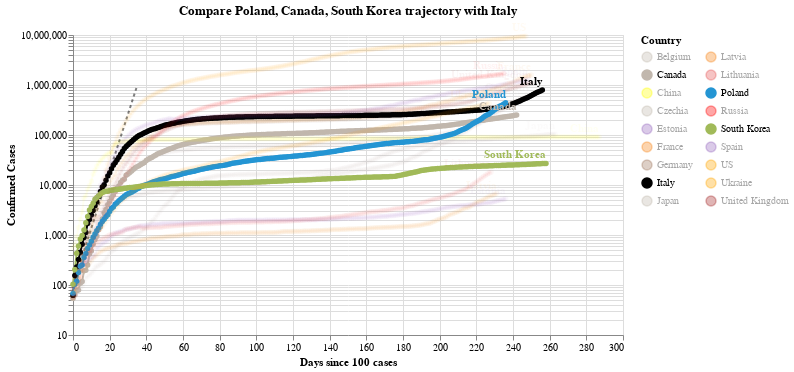

Write notebook code for a chart like this one.
### Code cell
#hide_input
chart3 = make_since_chart(dff2, ['Poland', 'Canada', 'South Korea'], baseline_countries)
chart3

### Figure 1 — Vega-Lite specification as saved in the notebook (floating-point values rounded to 4 significant figures; data arrays with more than 128 entries replaced by an {"elided": "..."} marker saying what was removed)
{"config": {"view": {"continuousWidth": 400, "continuousHeight": 300}}, "layer": [{"data": {"name": "data-628230001892d6798b50651be41d1b3e"}, "mark": {"type": "line", "color": "black", "opacity": 0.5, "strokeDash": [3, 3]}, "encoding": {"x": {"type": "quantitative", "field": "Days since 100 cases"}, "y": {"type": "quantitative", "field": "Confirmed Cases"}}}, {"data": {"name": "data-26b77d6ebbfeb12e05f1ee7c1dc67ef4"}, "mark": {"type": "line", "point": true}, "encoding": {"color": {"type": "nominal", "field": "Country", "legend": {"columns": 2}, "scale": {"domain": ["Belgium", "Canada", "China", "Czechia", "Estonia", "France", "Germany", "Italy", "Japan", "Latvia", "Lithuania", "Poland", "Russia", "South Korea", "Spain", "US", "Ukraine", "United Kingdom"], "range": ["#C1B7AD", "#C1B7AD", "yellow", "#C1B7AD", "#9467bd", "#F58518", "#9D755D", "black", "#C1B7AD", "#F58518", "#E45756", "#2495D3", "red", "#A1BA59", "#9467bd", "orange", "orange", "brown"]}}, "opacity": {"condition": {"value": 1, "selection": "selector001"}, "value": 0.05}, "tooltip": [{"type": "nominal", "field": "Country"}, {"type": "temporal", "field": "Date"}, {"type": "quantitative", "field": "Confirmed Cases"}, {"type": "quantitative", "field": "Days since 100 cases"}], "x": {"type": "quantitative", "field": "Days since 100 cases"}, "y": {"type": "quantitative", "field": "Confirmed Cases", "scale": {"type": "log"}}}, "selection": {"selector001": {"type": "multi", "fields": ["Country"], "bind": "legend", "init": [{"Country": "Poland"}, {"Country": "Canada"}, {"Country": "South Korea"}, {"Country": "Italy"}]}}, "width": 550}, {"data": {"name": "data-26b77d6ebbfeb12e05f1ee7c1dc67ef4"}, "mark": {"type": "text", "align": "right", "dy": -8, "fontWeight": "bold"}, "encoding": {"color": {"type": "nominal", "field": "Country", "legend": {"columns": 2}, "scale": {"domain": ["Belgium", "Canada", "China", "Czechia", "Estonia", "France", "Germany", "Italy", "Japan", "Latvia", "Lithuania", "Poland", "Russia", "South Korea", "Spain", "US", "Ukraine", "United Kingdom"], "range": ["#C1B7AD", "#C1B7AD", "yellow", "#C1B7AD", "#9467bd", "#F58518", "#9D755D", "black", "#C1B7AD", "#F58518", "#E45756", "#2495D3", "red", "#A1BA59", "#9467bd", "orange", "orange", "brown"]}}, "opacity": {"condition": {"value": 1, "selection": "selector001"}, "value": 0.05}, "text": {"type": "nominal", "field": "Country"}, "tooltip": [{"type": "nominal", "field": "Country"}, {"type": "temporal", "field": "Date"}, {"type": "quantitative", "field": "Confirmed Cases"}, {"type": "quantitative", "field": "Days since 100 cases"}], "x": {"type": "quantitative", "field": "Days since 100 cases"}, "y": {"type": "quantitative", "field": "Confirmed Cases", "scale": {"type": "log"}}}, "transform": [{"filter": "(datum['Date'] >= 1604448000000)"}], "width": 550}], "title": "Compare Poland, Canada, South Korea trajectory with Italy", "$schema": "https://vega.github.io/schema/vega-lite/v4.8.1.json", "datasets": {"data-628230001892d6798b50651be41d1b3e": [{"Days since 100 cases": 0, "Confirmed Cases": 100.0}, {"Days since 100 cases": 1, "Confirmed Cases": 130.0}, {"Days since 100 cases": 2, "Confirmed Cases": 169.0}, {"Days since 100 cases": 3, "Confirmed Cases": 219.7}, {"Days since 100 cases": 4, "Confirmed Cases": 285.6}, {"Days since 100 cases": 5, "Confirmed Cases": 371.3}, {"Days since 100 cases": 6, "Confirmed Cases": 482.7}, {"Days since 100 cases": 7, "Confirmed Cases": 627.5}, {"Days since 100 cases": 8, "Confirmed Cases": 815.7}, {"Days since 100 cases": 9, "Confirmed Cases": 1060.0}, {"Days since 100 cases": 10, "Confirmed Cases": 1379.0}, {"Days since 100 cases": 11, "Confirmed Cases": 1792.0}, {"Days since 100 cases": 12, "Confirmed Cases": 2330.0}, {"Days since 100 cases": 13, "Confirmed Cases": 3029.0}, {"Days since 100 cases": 14, "Confirmed Cases": 3937.0}, {"Days since 100 cases": 15, "Confirmed Cases": 5119.0}, {"Days since 100 cases": 16, "Confirmed Cases": 6654.0}, {"Days since 100 cases": 17, "Confirmed Cases": 8650.0}, {"Days since 100 cases": 18, "Confirmed Cases": 11250.0}, {"Days since 100 cases": 19, "Confirmed Cases": 14620.0}, {"Days since 100 cases": 20, "Confirmed Cases": 19000.0}, {"Days since 100 cases": 21, "Confirmed Cases": 24710.0}, {"Days since 100 cases": 22, "Confirmed Cases": 32120.0}, {"Days since 100 cases": 23, "Confirmed Cases": 41750.0}, {"Days since 100 cases": 24, "Confirmed Cases": 54280.0}, {"Days since 100 cases": 25, "Confirmed Cases": 70560.0}, {"Days since 100 cases": 26, "Confirmed Cases": 91730.0}, {"Days since 100 cases": 27, "Confirmed Cases": 119300.0}, {"Days since 100 cases": 28, "Confirmed Cases": 155000.0}, {"Days since 100 cases": 29, "Confirmed Cases": 201500.0}, {"Days since 100 cases": 30, "Confirmed Cases": 262000.0}, {"Days since 100 cases": 31, "Confirmed Cases": 340600.0}, {"Days since 100 cases": 32, "Confirmed Cases": 442800.0}, {"Days since 100 cases": 33, "Confirmed Cases": 575600.0}, {"Days since 100 cases": 34, "Confirmed Cases": 748300.0}, {"Days since 100 cases": 35, "Confirmed Cases": 972800.0}], "data-26b77d6ebbfeb12e05f1ee7c1dc67ef4": {"elided": "4443 records"}}}
